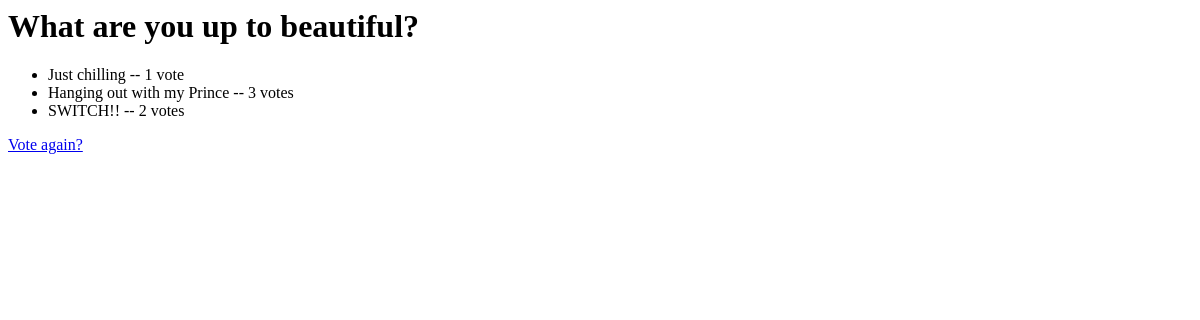
/polls/1/results/, run on an earlier commit of the app's database.
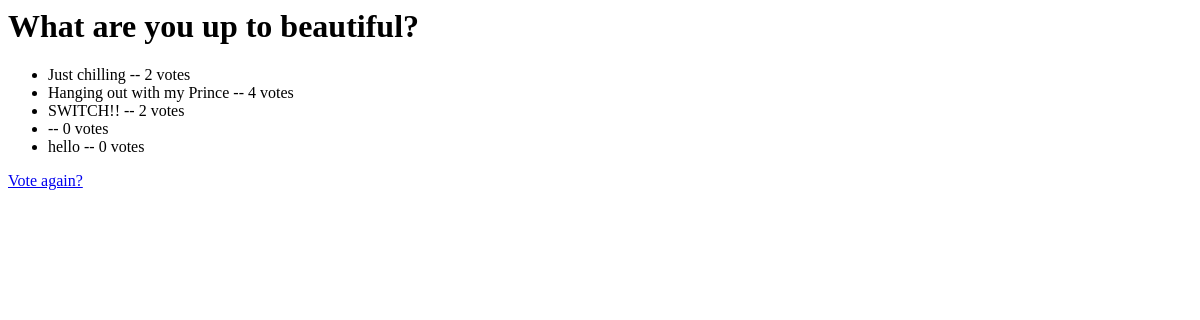
And on a later commit of the database.
### polls/models.py (models this page shows, shortened)
class Question(models.Model):
    question_text = models.CharField(max_length=200)
    pub_date = models.DateTimeField("date published")

class Choice(models.Model):
    question = models.ForeignKey(Question, on_delete=models.CASCADE)
    choice_text = models.CharField(max_length=200)
    votes = models.IntegerField(default=0)

### polls/views.py (the view)
# urls.py: path("<int:pk>/results/", views.ResultsView.as_view(), name="results"),
class ResultsView(generic.DetailView):
    model = Question
    template_name = "polls/results.html"

### polls/templates/polls/results.html
<h1>{{ question.question_text }}</h1>
<ul>
	{% for choice in question.choice_set.all %}
	<li>{{ choice.choice_text }} -- {{ choice.votes }} vote{{ choice.votes|pluralize }}</li>
	{% endfor %}
</ul>
<a href="{% url 'polls:detail' question.id %}">Vote again?</a>

What changed in the data, as far as the page shows it:
changed Choice "Just chilling": votes "1" → "2"
changed Choice "Hanging out with my Prince": votes "3" → "4"
added Choice: votes "0"
added Choice: choice_text "hello", votes "0"
